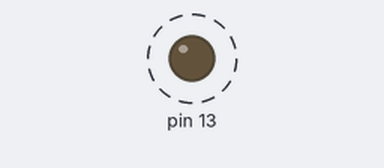
This sketch was run on a simulated Arduino Uno, built with avr-gcc and run on an emulated ATmega328P. Shown: output pins drawn as LEDs (lit = HIGH). Dashed ring = blinking.

Above: at 0.05 s.
Timing chart, 0 to 3.0 s (numbered marks = the images above):
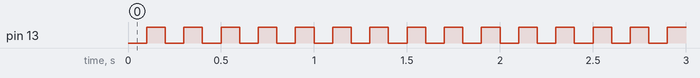

Measured:
- by itself, pin 13: alternates HIGH for 0.10 s and LOW for 0.10 s

The sketch:

arduino_blink.ino
```cpp
void setup() {
 pinMode(13, OUTPUT);
}

int on = LOW;
void loop() {
 digitalWrite(13, on);
 on = !on;
 delay(100);
}
```
